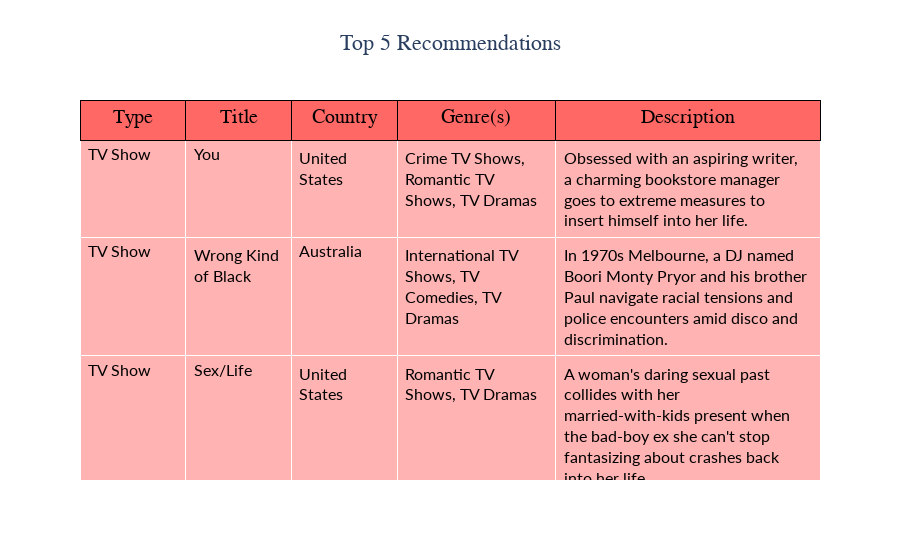

The notebook cell this image was saved under:
### Code cell
Table(recommend("Sex Education"))

### Figure 1 — Plotly figure (JSON) as saved in the notebook; plotly's stock layout.template omitted (floating-point values rounded to 4 significant figures)
{"data": [{"cells": {"align": "left", "fill": {"color": "#FFB3B2"}, "font": {"color": "black", "family": "Lato", "size": 16}, "values": [["TV Show", "TV Show", "TV Show", "TV Show", "TV Show"], ["You", "Wrong Kind of Black", "Sex/Life", "You vs. Wild", "Unriddle"], ["United States", "Australia", "United States", "United States", "Singapore"], ["Crime TV Shows, Romantic TV Shows, TV Dramas", "International TV Shows, TV Comedies, TV Dramas", "Romantic TV Shows, TV Dramas", "Kids' TV, Reality TV, Science & Nature TV", "Crime TV Shows, International TV Shows, TV Dramas"], ["Obsessed with an aspiring writer, a charming bookstore manager goes to extreme measures to insert himself into her life.", "In 1970s Melbourne, a DJ named Boori Monty Pryor and his brother Paul navigate racial tensions and police encounters amid disco and discrimination.", "A woman's daring sexual past collides with her married-with-kids present when the bad-boy ex she can't stop fantasizing about crashes back into her life.", "In this interactive series, you'll make key decisions to help Bear Grylls survive, thrive and complete missions in the harshest environments on Earth.", "When a hard-nosed detective reluctantly partners with an informant to solve complex cases, she uncovers links to a particularly puzzling cold case."]]}, "columnorder": [1, 2, 3, 4, 5], "columnwidth": [20, 20, 20, 30, 50], "header": {"align": "center", "fill": {"color": "#FF6865"}, "font": {"color": "black", "family": "Times New Roman", "size": 20}, "height": 40, "line": {"color": "black"}, "values": ["Type", "Title", "Country", "Genre(s)", "Description"]}, "type": "table"}], "layout": {"autosize": true, "title": {"font": {"family": "Times New Roman", "size": 22}, "text": "Top 5 Recommendations", "x": 0.5}}}
